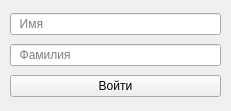
<?xml version="1.0" encoding="UTF-8"?>
<ui version="4.0">
 <class>auth_window</class>
 <widget class="QMainWindow" name="auth_window">
  <property name="geometry">
   <rect>
    <x>0</x>
    <y>0</y>
    <width>231</width>
    <height>111</height>
   </rect>
  </property>
  <property name="cursor">
   <cursorShape>ArrowCursor</cursorShape>
  </property>
  <property name="windowTitle">
   <string>MainWindow</string>
  </property>
  <widget class="QWidget" name="centralwidget">
   <widget class="QWidget" name="layoutWidget">
    <property name="geometry">
     <rect>
      <x>10</x>
      <y>10</y>
      <width>211</width>
      <height>91</height>
     </rect>
    </property>
    <layout class="QVBoxLayout" name="verticalLayout">
     <item>
      <widget class="QLineEdit" name="lineEdit_name">
       <property name="placeholderText">
        <string>  Имя</string>
       </property>
      </widget>
     </item>
     <item>
      <widget class="QLineEdit" name="lineEdit_lastname">
       <property name="placeholderText">
        <string>  Фамилия</string>
       </property>
      </widget>
     </item>
     <item>
      <widget class="QPushButton" name="pushButton_enter">
       <property name="text">
        <string>Войти</string>
       </property>
      </widget>
     </item>
    </layout>
   </widget>
  </widget>
 </widget>
 <resources/>
 <connections/>
</ui>
